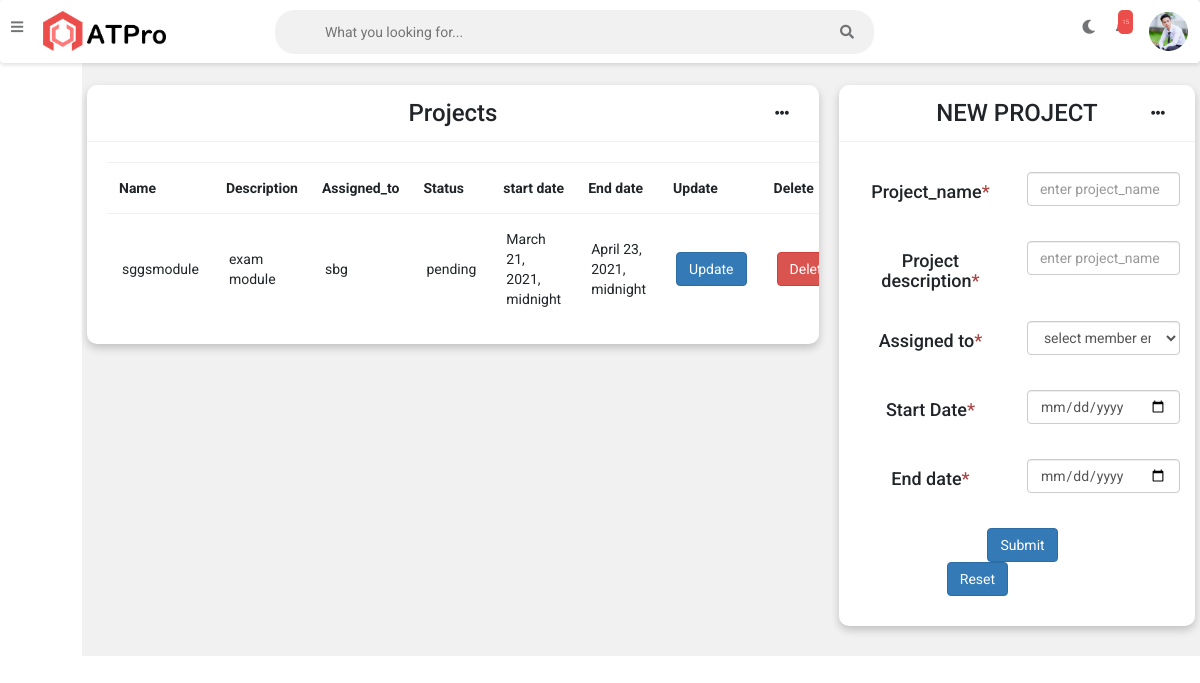
The page /task/project on the database as committed earlier.
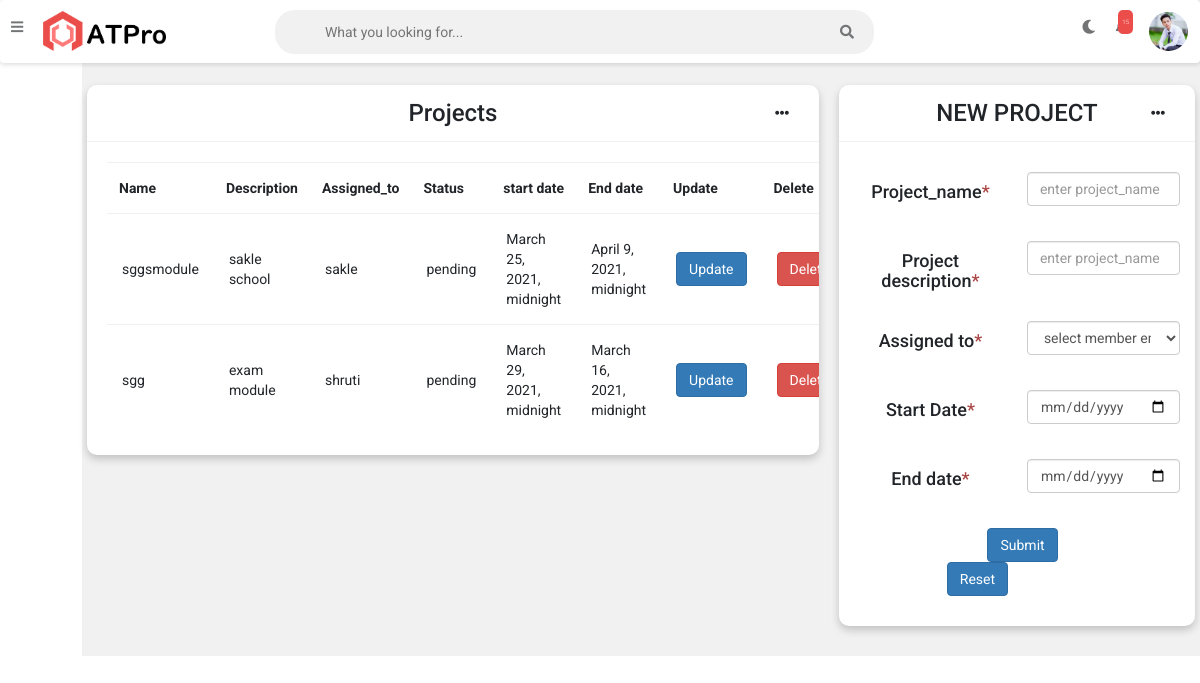
The same page on the database as committed later.
### task/models.py (models this page shows, shortened)
class Project(models.Model):
    proj_name = models.CharField(max_length=200,default='newproj', unique=True , primary_key=True)
    Proj_description =  models.CharField(max_length=500,default="description", null=True, blank=True)
    proj_status = models.CharField(max_length=100,default="pending", null=True, blank=True)
    assigned_to = models.ForeignKey(team, on_delete=models.DO_NOTHING)
    start_date =models.DateTimeField(default=timezone.now)
    end_date = models.DateTimeField(default=timezone.now)

### teams/models.py (models this page shows)
class team(models.Model):
    team_name = models.CharField(max_length=100,primary_key=True,unique=True)
    team_description =  models.CharField(max_length=500,default='desc',null=True,blank=True)
    date_start = models.DateTimeField(default=timezone.now)
    status = models.CharField(max_length=10, default='free')
    def __str__(self):
        return self.team_name

### task/views.py (the view)
# urls.py: path('project', views.project, name='project'),
def project(request):
    obj=Project.objects.all()
    obj1 = team.objects.filter(status="free")
    dict1 = {'obj':obj, 'obj1':obj1}
    return render(request, "project.html", dict1)

### task/templates/project.html (shortened to what this page needs)
{% extends 'admin-nav.html' %}
{% block content %}
	<div class="wrapper">
		<div class="row">
			<div class="col-8 col-m-12 col-sm-12">
				<div class="card">
					<div class="card-header">
						<h3 class='text-center'>
							Projects
						</h3>
						<i class="fas fa-ellipsis-h"></i>
					</div>
					<div class="card-content">
						<table>
							<thead>
								<tr>
									<th>Name</th>
                                    <th>Description</th>
                                    <th>Assigned_to</th>
                                    <th>Status</th>
                                    <th>start date</th>
									<th>End date</th>
                                    <th>Update</th>
                                    <th>Delete</th>
								</tr>
							</thead>
							<tbody>
								 {% for i in obj %}
                                <tr>
                                    <td>{{ i.proj_name }}</td>
									<td>{{ i.Proj_description}}</td>
                                    <td>{{ i.assigned_to }}</td>
                                    <td>{{ i.proj_status }}</td>
                                    <td>{{ i.start_date }}</td>
                                    <td>{{ i.end_date }}</td>
                                    <td><a href="{% url 'projectupdate' pk=i.proj_name %}"><button type="submit" class="btn btn-primary">Update</button></a></td>
									<td><a href="{% url 'projectdelete' pk=i.proj_name %}" onclick="return confirm('Are you sure you want to delete this?')"><button type="submit" class="btn-danger btn ">Delete</button></a></td>
								</tr>
                                {% endfor %}
							</tbody>
						</table>
					</div>
				</div>
			</div>
			<div class="col-4 col-m-12 col-sm-12">
				<div class="card">
					<div class="card-header text-center">
						<h3>
								NEW PROJECT
						</h3>
						<i class="fas fa-ellipsis-h"></i>
					</div>
					<div class="card-content">
                   <form action="{% url 'addproject' %}" method="POST" id='myForm'>
                <div class="row">
                    <div class="col-6 text-center">
                       <h4>Project_name<span class="text-danger">*</span> </h4>
                    </div>
                    <div class="col-6 ">
                     <div class="form-group">
                         <input type="text" class="form-control" id="project_name" name='proj_name'  placeholder="enter project_name" required>
                          </div>
                    </div>
                </div>
                <div class="row">
                    <div class="col-6 text-center">
                       <h4>Project description<span class="text-danger">*</span> </h4>
                    </div>
                    <div class="col-6 ">
                     <div class="form-group">
                         <input type="text" class="form-control" name='proj_description'  placeholder="enter project_name" required>
                          </div>
                    </div>
                </div>
                <div class="row">
                       <div class="col-6 text-center">
                     <h4>Assigned to<span class="text-danger">*</span> </h4>
                       </div>
                       <div class="col-6 ">
                        <div class="form-group">
                            <select class="form-select form-control" name="team_name" aria-label="Default select example">
                            <option selected>select member email</option>
                          </select>
                       </div>
                       </div>
                   </div>
                <div class="row">
                    <div class="col-6 text-center">
                       <h4>Start Date<span class="text-danger">*</span> </h4>
                    </div>
                    <div class="col-6 ">
                     <div class="form-group">
                         <input type="date" class="form-control" id="startdate" name='startdate' required>
                          </div>
                    </div>
                </div>
                <div class="row">
                    <div class="col-6 text-center">
                       <h4>End date<span class="text-danger">*</span> </h4>
                    </div>
                    <div class="col-6 ">
                     <div class="form-group">
                         <input type="date" class="form-control" id="enddate" name='enddate'  required>
                          </div>
                    </div>
                </div>
                <div class="row">
                <div class="container bg-light">
                    <div class="col-md-9 text-center">
                        <button type="submit" class="btn btn-primary text-center">Submit</button>
                        <button type="button" onclick="myFunction()" class="btn btn-primary text-center">Reset</button>
                    </div>
				</div>
				</div>
            </form>
					</div>
				</div>
			</div>
		</div>
	</div>
	{% endblock %}

### accounts/templates/admin-nav.html (shortened to what this page needs)
<!DOCTYPE html>
{% load static %}
<html>
<head>
    <link rel="stylesheet" href="{% static 'css/login.css'%}">
	<link rel="stylesheet" type="text/css" href="https://cdnjs.cloudflare.com/ajax/libs/Chart.js/2.9.3/Chart.min.css">
	<link rel="stylesheet" type="text/css" href="{%static 'fontawesome-free/css/all.min.css'%}">
    <link rel="stylesheet" href="https://maxcdn.bootstrapcdn.com/bootstrap/3.4.1/css/bootstrap.min.css">
	<link rel="stylesheet" type="text/css" href="{% static 'css/style.css' %}">
</head>
<body class="overlay-scrollbar" onload="alertfunction()">
	<div class="navbar">
		<ul class="navbar-nav">
			<li class="nav-item">
				<a class="nav-link">
					<i class="fas fa-bars" onclick="collapseSidebar()"></i>
				</a>
			</li>
			<li class="nav-item">
				<img src="{% static 'assets/AT-pro-black.png'%}" alt="ATPro logo" class="logo logo-light">
			</li>
		</ul>
		<form class="navbar-search">
			<input type="text" name="Search" class="navbar-search-input" placeholder="What you looking for...">
			<i class="fas fa-search"></i>
		</form>
		<ul class="navbar-nav nav-right">
			<li class="nav-item mode">
				<a class="nav-link" href="#" onclick="switchTheme()">
					<i class="fas fa-moon dark-icon"></i>
				</a>
			</li>
			<li class="nav-item dropdown">
				<a class="nav-link">
					<span class="navbar-badge">15</span>
				</a>
			</li>
			<li class="nav-item avt-wrapper">
				<div class="avt dropdown">
					<img src="assets/tuat.jpg" alt="User image" class="dropdown-toggle" data-toggle="user-menu">
				</div>
			</li>
		</ul>
	</div>
	  {% block content %}
 {% endblock %}
</body>
</html>

### static/css/login.css (style rules this page uses)
* { margin: 0; padding: 0; box-sizing: border-box; user-select: none; }

Rows that differ between the two databases and show on the page:
computed for Project "sggsmodule": Proj_description "exam module" → "sakle school"; assigned_to "sbg" → "sakle"; start_date "March 21, 2021, midnight" → "March 25, 2021, midnight"; end_date "April 23, 2021, midnight" → "April 9, 2021, midnight"
added Project: proj_name "sgg", Proj_description "exam module", assigned_to "shruti", proj_status "pending", start_date "March 29, 2021, midnight", end_date "March 16, 2021, midnight"
